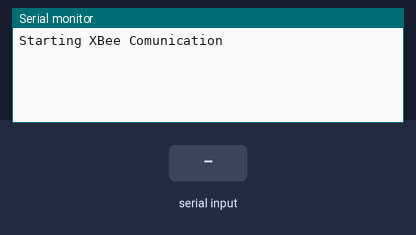
Recording of a sketch running on a simulated Arduino Uno, built with avr-gcc and run on an emulated ATmega328P. Parts: the last lines printed to the serial monitor. The inputs (shaded band) are chosen by the test bench.

Above: at 2.8 s.
2.9 s: "1" received over the second serial link
At 3.8 s:
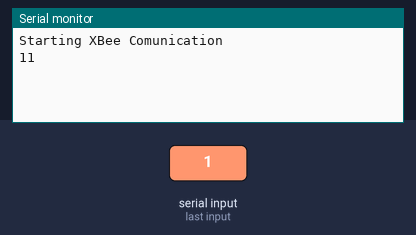
5.5 s: "0" received over the second serial link
At 6.4 s:
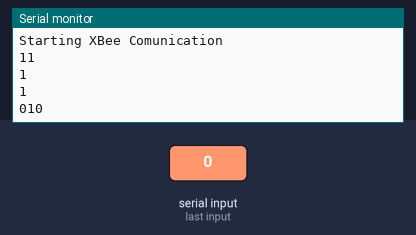
7.0 s: "2" received over the second serial link
At 7.8 s:
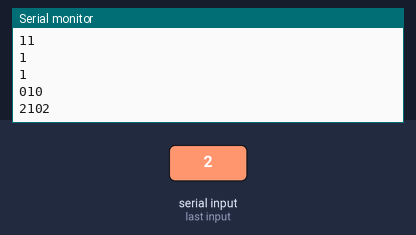
Timing chart, 0 to 10.0 s (numbered marks = the images above; inputs shaded):
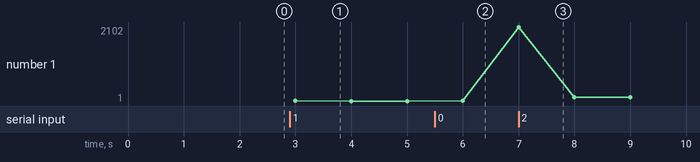

The sketch:

XBee_Software_Serial.ino
```cpp
#include <SoftwareSerial.h>
//Read data coming from Xbee char by char.
#define rxPin 2
#define txPin 3

SoftwareSerial Xbee =  SoftwareSerial(rxPin, txPin);

int rnd_num;
int count = 0;
char chr_get;
char str_set[20];
char* str_get[10];

void setup() {
 pinMode(rxPin, INPUT);
 pinMode(txPin, OUTPUT);
 Xbee.begin(9600);
 Serial.begin(9600);
 Serial.println("Starting XBee Comunication");
}

void loop() {
  if (Xbee.available()){
    while (Xbee.available()) {
      if (count > 19){
        str_set[count] = '\0';
        break;
      }
      chr_get = Xbee.read();
      str_set[count] = chr_get;
      count++;
      Serial.print(chr_get);
    }
  }
  Serial.println(str_set);
  delay(1000);
}
```

Measured:
- after the input at 2.9 s, the serial monitor: prints a new line after 0.10 s (image 1)
- after the input at 5.5 s, the serial monitor: prints a new line after 0.50 s (image 2)
- after the input at 7.0 s, the serial monitor: prints a new line at once (image 3)
- plotted number 1: 1 → 10 after the input at 5.5 s, 10 → 102 after the input at 7.0 s
